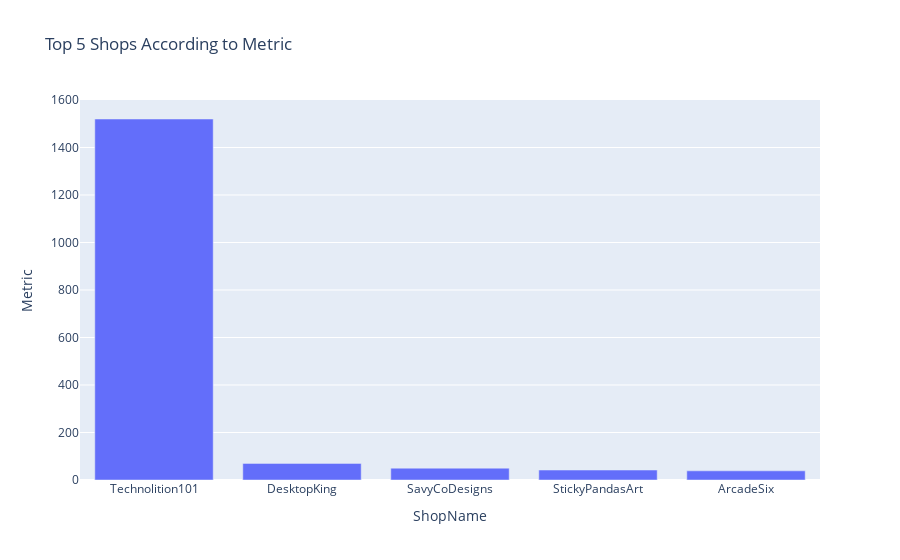

The notebook cell this image was saved under:
### Code cell
px.bar(x=top_shops['ShopName'],y=top_shops['Price'],labels={'x':'ShopName','y':'Metric'},title='Top 5 Shops According to Metric')

### Figure 1 — Plotly figure (JSON) as saved in the notebook; plotly's stock layout.template omitted (floating-point values rounded to 4 significant figures)
{"data": [{"alignmentgroup": "True", "hovertemplate": "ShopName=%{x}<br>Metric=%{y}<extra></extra>", "legendgroup": "", "marker": {"color": "#636efa", "pattern": {"shape": ""}}, "name": "", "offsetgroup": "", "orientation": "v", "showlegend": false, "textposition": "auto", "type": "bar", "x": ["Technolition101", "DesktopKing", "SavyCoDesigns", "StickyPandasArt", "ArcadeSix"], "xaxis": "x", "y": [1520, 69.98, 49.85, 41.98, 38.58], "yaxis": "y"}], "layout": {"barmode": "relative", "legend": {"tracegroupgap": 0}, "title": {"text": "Top 5 Shops According to Metric"}, "xaxis": {"anchor": "y", "domain": [0, 1], "title": {"text": "ShopName"}}, "yaxis": {"anchor": "x", "domain": [0, 1], "title": {"text": "Metric"}}}}
